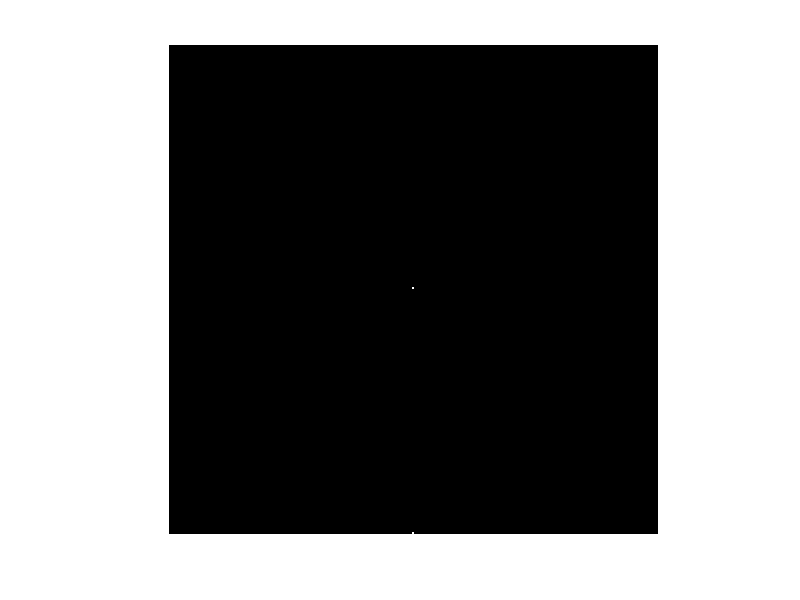

Write the MATLAB code that produced this figure.
clear all
close all
a = zeros(200, 200);
a(100, 100) = 255;
imshow(a);
g = 9.81;
b = 0.1;
v(1) = 0;
posicion = 100;

for i = 1 : 100
  v(i+1) = g - b * v(i) + v(i); %Con fricción
  posicion(i + 1) = posicion(i) + v(i+1);
  if (posicion(i+1) >= 200)
    v(i+1) = -0.7*v(i);
    posicion(i+1) = 200;
  endif
  a(floor(posicion(i+1)), 100) = 255;
  imshow(a);
  a(floor(posicion(i+1)), 100) = 0;
  pause(0.00001);
endfor
%plot(v);
%figure
%plot(posicion);
